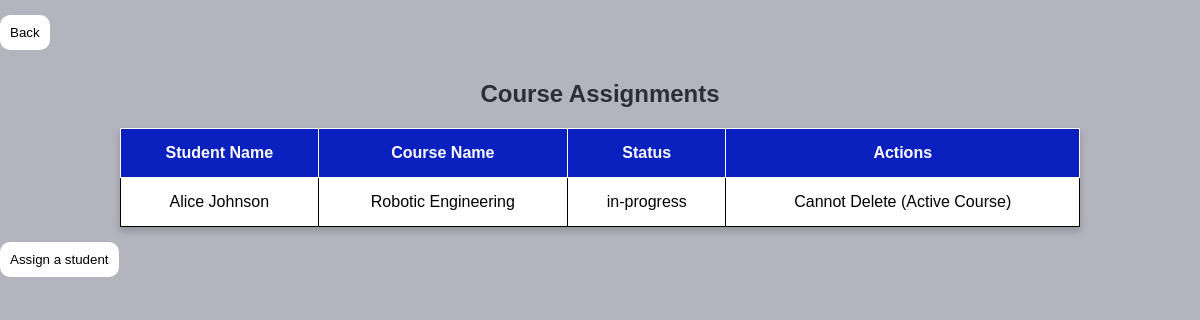
The app's page /php/view_assignments.php (signed in) with its own data.
### tables this page shows
CREATE TABLE `student_courses` (
  `id` int(11) NOT NULL,
  `student_id` int(11) NOT NULL,
  `course_id` int(11) NOT NULL,
  `assigned_at` timestamp NOT NULL DEFAULT current_timestamp(),
  `status` enum('not-started','start','in-progress','ended') DEFAULT 'not-started'
);

CREATE TABLE `students` (
  `ID` int(11) NOT NULL,
  `NAME` varchar(50) NOT NULL,
  `PHONENUMBER` int(8) NOT NULL,
  `EMAIL` text NOT NULL,
  `PASSWORD_HASH` char(60) NOT NULL,
  `CREATED_AT` timestamp(6) NOT NULL DEFAULT current_timestamp(6),
  `UPDATED_AT` timestamp(6) NOT NULL DEFAULT current_timestamp(6),
  `COURSE_ID` varchar(11) DEFAULT NULL,
  `FACULTY` varchar(255) NOT NULL,
  `DEPARTMENT_ID` int(11) DEFAULT NULL,
  `GRADE_ID` varchar(11) DEFAULT NULL,
  `CLASS` varchar(11) DEFAULT NULL,
  `ROLE_ID` varchar(11) NOT NULL
);

CREATE TABLE `course` (
  `ID` int(11) NOT NULL,
  `NAME` varchar(50) DEFAULT NULL,
  `DEPARTMENT_NAME` varchar(50) DEFAULT NULL,
  `START_DATE` date DEFAULT NULL,
  `END_DATE` date DEFAULT NULL,
  `CODE` varchar(50) DEFAULT NULL,
  `status` enum('not-started','start','in-progress','ended') DEFAULT 'not-started'
);

### php/view_assignments.php (the view, shortened to what this page needs)
<?php
$conn = db_connect();
$query = "
SELECT
    student_courses.student_id,
    student_courses.course_id,
    course.name AS course_name,
    course.status AS course_status,
    students.name AS student_name
FROM student_courses
INNER JOIN students ON student_courses.student_id = students.id
INNER JOIN course ON student_courses.course_id = course.id
";
$result = $conn->query($query);
if ($result->num_rows > 0) {
    echo "<a href=\"faculty_dashboard.php\"><button>Back</button></a>";
    echo "<h2>Course Assignments</h2>";
    echo "<table border='1' cellpadding='10'>";
    echo "<tr>
        <th>Student Name</th>
        <th>Course Name</th>
        <th>Status</th>
        <th>Actions</th>
    </tr>";
    while ($row = $result->fetch_assoc()) {
        echo "<tr>";
        echo "<td>" . htmlspecialchars($row['student_name']) . "</td>";
        echo "<td>" . htmlspecialchars($row['course_name']) . "</td>";
        echo "<td>" . htmlspecialchars($row['course_status']) . "</td>";
        if (!in_array($row['course_status'], ['start', 'in-progress'])) {
            echo "<td>
                <form method='POST' action='delete_assignment.php' onsubmit=\"return confirm('Are you sure you want to delete this assignment?');\">
                <input type='hidden' name='student_id' value='" . htmlspecialchars($row['student_id']) . "'>
                <input type='hidden' name='course_id' value='" . htmlspecialchars($row['course_id']) . "'>
                <input type='hidden' name='csrf_token' value='" . htmlspecialchars($_SESSION['csrf_token']) . "'>
                <input type='submit' name='delete' value='Delete'>
            </form>
            </td>";
        } else {
            echo "<td>Cannot Delete (Active Course)</td>";
        }
        echo "</tr>";
    }
    echo "</table>";
} else {
    echo "<p>No course assignments found.</p>";
}
?>
<html lang="en">
<head>
    </head>
    <a href = "assignments.php?action=create"><button>Assign a student</button></a>
</html>

### php/view_assignments.php (style rules this page uses)
* { margin: 0; box-sizing: border-box; font-family: sans-serif; }
table { margin-left: auto; margin-right: auto; border-collapse: collapse; width: 80%; max-width: 1000px; background-color: #ffffff; box-shadow: 0 4px 8px rgba(0, 0, 0, 0.2); border: 1px solid; }
th, td { padding: 15px; text-align: center; border: 1px solid; }
th { background-color: #0a21c0; color: white; }
h2 { text-align: center; color: #2c2e3a; margin-top: 30px; margin-bottom: 20px; }
button, input[type="submit"] { background: #fff; color: black; padding: 10px; border: 1px solid #2c2e3a; border-radius: 10px; cursor: pointer; margin-top: 15px; border: none; }

### records on screen
student_courses: student.NAME "Alice Johnson", course.NAME "Robotic Engineering", course.status "in-progress"
